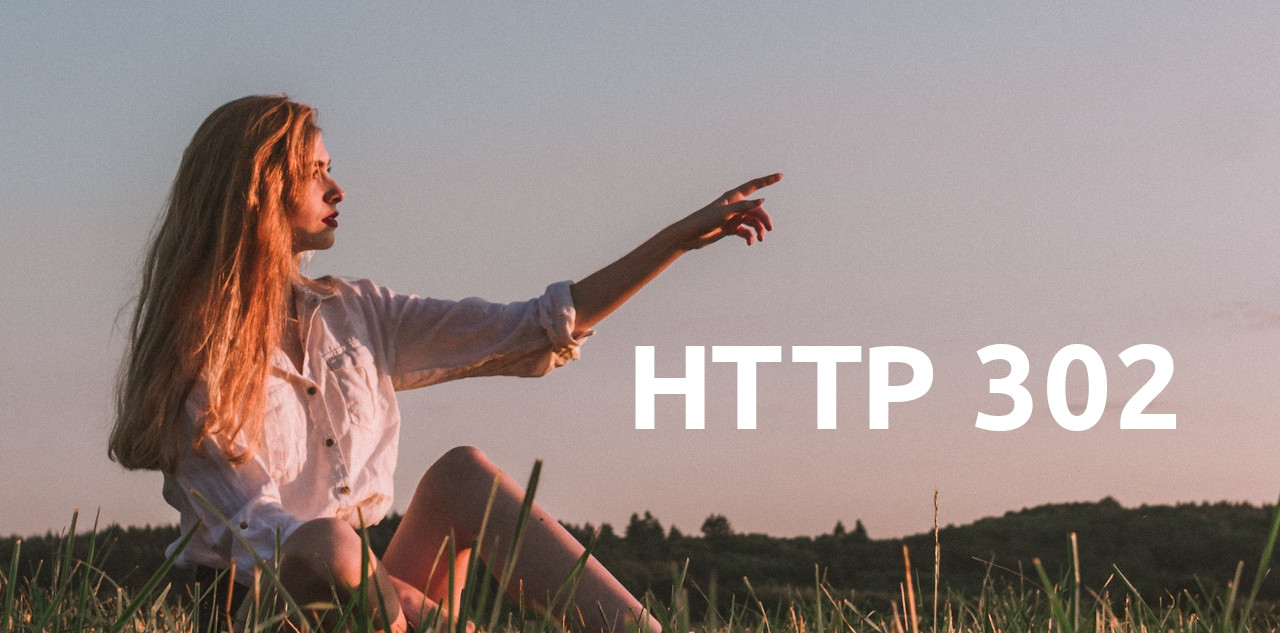
#> input picture custom/ir_attachment_url/images/ir_attachment_url.jpg, 1280 x 633 px
$ python image.py ../../custom/ir_attachment_url/images/ir_attachment_url.jpg ../../custom/ir_attachment_url/images/ir_attachment_url.jpg
#> lines starting #> are read from the running program, lines starting #| are printed output that depends on the picture
# -*- coding: utf-8 -*-
# Part of Odoo. See LICENSE file for full copyright and licensing details.
import base64
import binascii
import io

from PIL import Image, ImageOps
# We can preload Ico too because it is considered safe
from PIL import IcoImagePlugin

from random import randrange

from odoo.exceptions import UserError
from odoo.tools.translate import _


# Preload PIL with the minimal subset of image formats we need
Image.preinit()
Image._initialized = 2

# Maps only the 6 first bits of the base64 data, accurate enough
# for our purpose and faster than decoding the full blob first
FILETYPE_BASE64_MAGICWORD = {
    b'/': 'jpg',
    b'R': 'gif',
    b'i': 'png',
    b'P': 'svg+xml',
}

EXIF_TAG_ORIENTATION = 0x112
# The target is to have 1st row/col to be top/left
# Note: rotate is counterclockwise
EXIF_TAG_ORIENTATION_TO_TRANSPOSE_METHODS = {  # Initial side on 1st row/col:
    0: [],                                          # reserved
    1: [],                                          # top/left
    2: [Image.FLIP_LEFT_RIGHT],                     # top/right
    3: [Image.ROTATE_180],                          # bottom/right
    4: [Image.FLIP_TOP_BOTTOM],                     # bottom/left
    5: [Image.FLIP_LEFT_RIGHT, Image.ROTATE_90],    # left/top
    6: [Image.ROTATE_270],                          # right/top
    7: [Image.FLIP_TOP_BOTTOM, Image.ROTATE_90],    # right/bottom
    8: [Image.ROTATE_90],                           # left/bottom
}

# Arbitraty limit to fit most resolutions, including Nokia Lumia 1020 photo,
# 8K with a ratio up to 16:10, and almost all variants of 4320p
IMAGE_MAX_RESOLUTION = 45e6


class ImageProcess():

    def __init__(self, base64_source, verify_resolution=True):
        """Initialize the `base64_source` image for processing.

        :param base64_source: the original image base64 encoded
            No processing will be done if the `base64_source` is falsy or if
            the image is SVG.
        :type base64_source: string or bytes

        :param verify_resolution: if True, make sure the original image size is not
            excessive before starting to process it. The max allowed resolution is
            defined by `IMAGE_MAX_RESOLUTION`.
        :type verify_resolution: bool

        :return: self
        :rtype: ImageProcess

        :raise: ValueError if `verify_resolution` is True and the image is too large
        :raise: UserError if the base64 is incorrect or the image can't be identified by PIL
        """
#> called with verify_resolution = False
        self.base64_source = base64_source or False
        self.operationsCount = 0

        if not base64_source or base64_source[:1] in (b'P', 'P'):
            # don't process empty source or SVG
            self.image = False
        else:
            self.image = base64_to_image(self.base64_source)
#> in base64_to_image, returned value is the input picture: PIL image 1280x633 RGB; mean R, G, B 152.6, 137.7, 134.4

            # Original format has to be saved before fixing the orientation or
            # doing any other operations because the information will be lost on
            # the resulting image.
            self.original_format = (self.image.format or '').upper()
#> self.original_format = 'JPEG'

            self.image = image_fix_orientation(self.image)

            w, h = self.image.size
#> w = 1280; h = 633
            if verify_resolution and w * h > IMAGE_MAX_RESOLUTION:
                raise ValueError(_("Image size excessive, uploaded images must be smaller than %s million pixels.", str(IMAGE_MAX_RESOLUTION / 10e6)))

    def image_base64(self, quality=0, output_format=''):
        """Return the base64 encoded image resulting of all the image processing
        operations that have been applied previously.

        Return False if the initialized `base64_source` was falsy, and return
        the initialized `base64_source` without change if it was SVG.

        Also return the initialized `base64_source` if no operations have been
        applied and the `output_format` is the same as the original format and
        the quality is not specified.

        :param quality: quality setting to apply. Default to 0.
            - for JPEG: 1 is worse, 95 is best. Values above 95 should be
                avoided. Falsy values will fallback to 95, but only if the image
                was changed, otherwise the original image is returned.
            - for PNG: set falsy to prevent conversion to a WEB palette.
            - for other formats: no effect.
        :type quality: int

        :param output_format: the output format. Can be PNG, JPEG, GIF, or ICO.
            Default to the format of the original image. BMP is converted to
            PNG, other formats than those mentioned above are converted to JPEG.
        :type output_format: string

        :return: image base64 encoded or False
        :rtype: bytes or False
        """
        output_image = self.image

        if not output_image:
            return self.base64_source

        output_format = output_format.upper() or self.original_format
        if output_format == 'BMP':
            output_format = 'PNG'
        elif output_format not in ['PNG', 'JPEG', 'GIF', 'ICO']:
            output_format = 'JPEG'

        if not self.operationsCount and output_format == self.original_format and not quality:
            return self.base64_source

        opt = {'format': output_format}

        if output_format == 'PNG':
            opt['optimize'] = True
            if quality:
                if output_image.mode != 'P':
                    # Floyd Steinberg dithering by default
                    output_image = output_image.convert('RGBA').convert('P', palette=Image.WEB, colors=256)
        if output_format == 'JPEG':
            opt['optimize'] = True
            opt['quality'] = quality or 95
        if output_format == 'GIF':
            opt['optimize'] = True
            opt['save_all'] = True

        if output_image.mode not in ["1", "L", "P", "RGB", "RGBA"] or (output_format == 'JPEG' and output_image.mode == 'RGBA'):
            output_image = output_image.convert("RGB")

        return image_to_base64(output_image, **opt)

    def resize(self, max_width=0, max_height=0):
        """Resize the image.

        The image is never resized above the current image size. This method is
        only to create a smaller version of the image.

        The current ratio is preserved. To change the ratio, see `crop_resize`.

        If `max_width` or `max_height` is falsy, it will be computed from the
        other to keep the current ratio. If both are falsy, no resize is done.

        It is currently not supported for GIF because we do not handle all the
        frames properly.

        :param max_width: max width
        :type max_width: int

        :param max_height: max height
        :type max_height: int

        :return: self to allow chaining
        :rtype: ImageProcess
        """
#> called with max_width = 128, max_height = 100
        if self.image and self.original_format != 'GIF' and (max_width or max_height):
            w, h = self.image.size
#> w = 1280; h = 633
            asked_width = max_width or (w * max_height) // h
#> asked_width = 128
            asked_height = max_height or (h * max_width) // w
#> asked_height = 100
            if asked_width != w or asked_height != h:
                self.image.thumbnail((asked_width, asked_height), Image.LANCZOS)
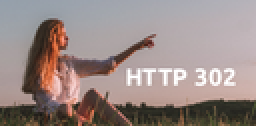
#> self.image: PIL image 128x63 RGB (shown 2 times larger); mean R, G, B 152.5, 137.6, 134.3
                if self.image.width != w or self.image.height != h:
                    self.operationsCount += 1
        return self

    # [78 lines left out: functions crop_resize, colorize, not called in this run]


def image_process(base64_source, size=(0, 0), verify_resolution=False, quality=0, crop=None, colorize=False, output_format=''):
    """Process the `base64_source` image by executing the given operations and
    return the result as a base64 encoded image.
    """
    if not base64_source or ((not size or (not size[0] and not size[1])) and not verify_resolution and not quality and not crop and not colorize and not output_format):
        # for performance: don't do anything if the image is falsy or if
        # no operations have been requested
        return base64_source

    image = ImageProcess(base64_source, verify_resolution)
    if size:
        if crop:
            center_x = 0.5
            center_y = 0.5
            if crop == 'top':
                center_y = 0
            elif crop == 'bottom':
                center_y = 1
            image.crop_resize(max_width=size[0], max_height=size[1], center_x=center_x, center_y=center_y)
        else:
            image.resize(max_width=size[0], max_height=size[1])
    if colorize:
        image.colorize()
    return image.image_base64(quality=quality, output_format=output_format)


# ----------------------------------------
# Misc image tools
# ---------------------------------------

# [57 lines left out: function average_dominant_color, not called in this run]


def image_fix_orientation(image):
    """Fix the orientation of the image if it has an EXIF orientation tag.

    This typically happens for images taken from a non-standard orientation
    by some phones or other devices that are able to report orientation.

    The specified transposition is applied to the image before all other
    operations, because all of them expect the image to be in its final
    orientation, which is the case only when the first row of pixels is the top
    of the image and the first column of pixels is the left of the image.

    Moreover the EXIF tags will not be kept when the image is later saved, so
    the transposition has to be done to ensure the final image is correctly
    orientated.

    Note: to be completely correct, the resulting image should have its exif
    orientation tag removed, since the transpositions have been applied.
    However since this tag is not used in the code, it is acceptable to
    save the complexity of removing it.

    :param image: the source image
    :type image: PIL.Image

    :return: the resulting image, copy of the source, with orientation fixed
        or the source image if no operation was applied
    :rtype: PIL.Image
    """
    getexif = getattr(image, 'getexif', None) or getattr(image, '_getexif', None)  # support PIL < 6.0
    if getexif:
        exif = getexif()
        if exif:
            orientation = exif.get(EXIF_TAG_ORIENTATION, 0)
            for method in EXIF_TAG_ORIENTATION_TO_TRANSPOSE_METHODS.get(orientation, []):
                image = image.transpose(method)
            return image
    return image


def base64_to_image(base64_source):
    """Return a PIL image from the given `base64_source`.

    :param base64_source: the image base64 encoded
    :type base64_source: string or bytes

    :return: the PIL image
    :rtype: PIL.Image

    :raise: UserError if the base64 is incorrect or the image can't be identified by PIL
    """
    try:
        return Image.open(io.BytesIO(base64.b64decode(base64_source)))
    except (OSError, binascii.Error):
        raise UserError(_("This file could not be decoded as an image file. Please try with a different file."))


def image_to_base64(image, format, **params):
    """Return a base64_image from the given PIL `image` using `params`.

    :param image: the PIL image
    :type image: PIL.Image

    :param params: params to expand when calling PIL.Image.save()
    :type params: dict

    :return: the image base64 encoded
    :rtype: bytes
    """
    stream = io.BytesIO()
    image.save(stream, format=format, **params)
    return base64.b64encode(stream.getvalue())


# [62 lines left out: functions is_image_size_above, image_guess_size_from_field_name, image_data_uri, get_saturation, get_lightness, not called in this run]


def hex_to_rgb(hx):
    """Converts an hexadecimal string (starting with '#') to a RGB tuple"""
    return tuple([int(hx[i:i+2], 16) for i in range(1, 6, 2)])


def rgb_to_hex(rgb):
    """Converts a RGB tuple or list to an hexadecimal string"""
    return '#' + ''.join([(hex(c).split('x')[-1].zfill(2)) for c in rgb])


if __name__=="__main__":
    import sys

    assert len(sys.argv)==3, 'Usage to Test: image.py SRC.png DEST.png'

    img = base64.b64encode(open(sys.argv[1],'rb').read())
    new = image_process(img, size=(128, 100))
    open(sys.argv[2], 'wb').write(base64.b64decode(new))
